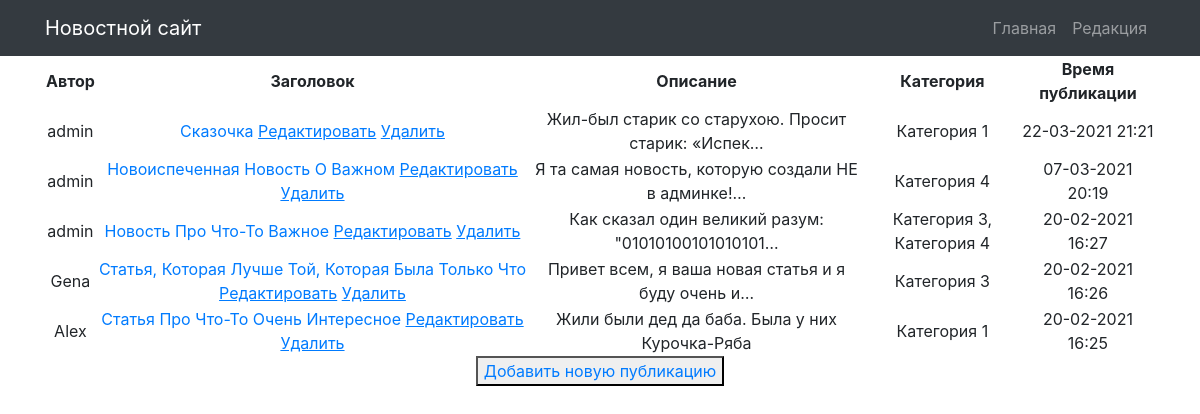
The app's page /full/ (signed in), older data.
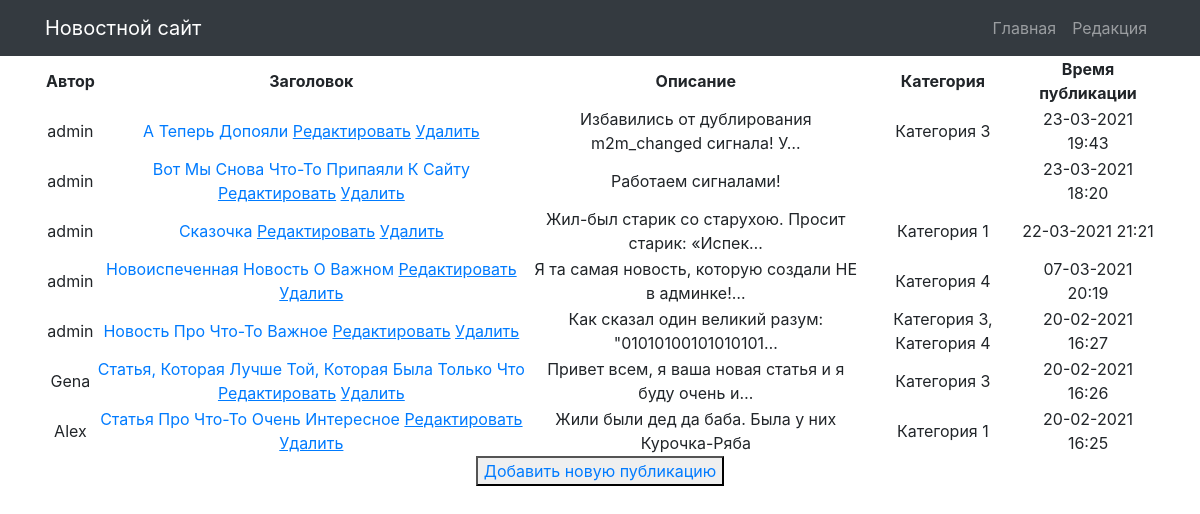
The same page, newer data.
### news/models.py (models this page shows, shortened)
class Post(models.Model):
    ARTICLE_TYPES = (
        ('news', 'Новости'), ('article', 'Статья')
    )
    article_author = models.ForeignKey(Author, on_delete=models.CASCADE, verbose_name='Автор статьи или новости',
                                       related_name='posts')
    article_choice = models.CharField(max_length=50, choices=ARTICLE_TYPES)
    article_time_in = models.DateTimeField(auto_now_add=True, verbose_name='Дата создания')
    article_category = models.ManyToManyField(Category, verbose_name='Категория публикации')
    article_title = models.CharField(max_length=255, verbose_name='Название статьи или новости')
    article_text = models.TextField(verbose_name='Основной текст статьи')
    article_rating = models.IntegerField(default=0, verbose_name='Рейтинг публикации')
    class Meta:
        verbose_name = 'Пост'
        verbose_name_plural = 'Посты'

class Author(models.Model):
    author_user = models.OneToOneField(User, on_delete=models.CASCADE, verbose_name='Автор')
    author_rating = models.IntegerField(default=0, verbose_name='Рейтинг автора')
    def __str__(self):
        return self.author_user.username
    class Meta:
        verbose_name = 'Автор'
        verbose_name_plural = 'Авторы'

class Category(models.Model):
    category_name = models.CharField(max_length=255, unique=True, verbose_name='Наименование категории')
    category_subscriber = models.ManyToManyField(User, blank=True, verbose_name="Подписчик категории")
    def __str__(self):
        return self.category_name
    class Meta:
        verbose_name = 'Категория'
        verbose_name_plural = 'Категории'

### news/views.py (the view)
# urls.py: path('full/', FullNews.as_view(), name='posts_full'),
class FullNews(LoginRequiredMixin, PermissionRequiredMixin, ListView):
    model = Post
    template_name = 'posts_full.html'
    context_object_name = 'posts'
    ordering = ['-article_time_in']
    paginate_by = 1  # поставим постраничный вывод в один элемент
    permission_required = ('news.view_post',)
    def get_context_data(self, **kwargs):
        context = super().get_context_data(**kwargs)
        context['time_now'] = datetime.utcnow()
        context['value1'] = None  # добавим ещё одну пустую переменную, чтобы на её примере посмотреть работу другого
        context['test'] = ''
        context['filter'] = NewsFilter(self.request.GET, queryset=self.get_queryset())
        context['is_not_author'] = not self.request.user.groups.filter(name='authors').exists()
        return context

### news/templatetags/custom_filters.py (called while the page is built)
@register.filter(name='censor')
def censor(value):
    if "плохое слово 1" or "плохое слово 2" or "плохое слово 3" in value:
        value.replace("плохое слово 1", "***")
        value.replace("плохое слово 2", "***")
        value.replace("плохое слово 3", "***")
        return value
    else:
        return value

### Templates/posts_full.html (shortened to what this page needs)
{% extends 'default.html' %}
{% load custom_filters %}
{% block content %}
<table>
    <thead>
        <th>
            Автор
        </th>
        <th>
            Заголовок
        </th>
        <th>
            Описание
        </th>
        <th>
            Категория
        </th>
        <th>
            Время публикации
        </th>
    </thead>
    {% for post in filter.qs %}
    <tr>
        <td>
            {{ post.article_author }}
        </td>
        <td>
            <a href="{% url 'post_detail' post.id %}">{{ post.article_title | title | censor }}</a>
            <a href="{% url 'post_update' post.id %}"><u>Редактировать</u></a>
            <a href="{% url 'post_delete' post.id %}"><u> Удалить </u></a>
        </td>
        <td>
            {{ post.article_text | censor | truncatechars:50}}
        </td>
        <td>
            {{ post.article_category.all | join:", " }}
        </td>
        <td>
            {{ post.article_time_in | date:"d-m-Y H:i" }}
        </td>
    </tr>
    {% endfor %}
</table>
<button><a href="{% url 'post_create' %}">Добавить новую публикацию</a></button><br>
{% endblock content %}

Row changes from the older to the newer data that the page shows:
added Post: article_author "admin", article_title|censor "А Теперь Допояли", article_text|censor "Избавились от дублирования m2m_changed сигнала! У…", article_category.all "Категория 3", article_time_in "23-03-2021 19:43"
added Post: article_author "admin", article_title|censor "Вот Мы Снова Что-То Припаяли К Сайту", article_text|censor "Работаем сигналами!", article_time_in "23-03-2021 18:20"
